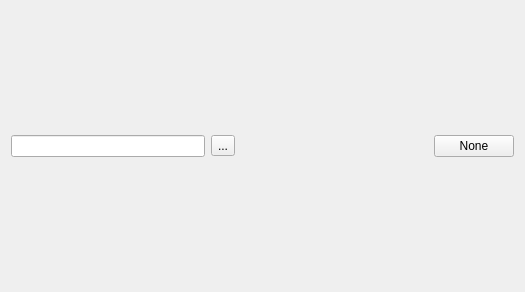
<?xml version="1.0" encoding="UTF-8"?>
<ui version="4.0">
 <class>Form</class>
 <widget class="QWidget" name="Form">
  <property name="geometry">
   <rect>
    <x>0</x>
    <y>0</y>
    <width>525</width>
    <height>292</height>
   </rect>
  </property>
  <property name="windowTitle">
   <string>Form</string>
  </property>
  <layout class="QGridLayout" name="gridLayout">
   <item row="0" column="0">
    <widget class="QLineEdit" name="lineEdit">
     <property name="sizePolicy">
      <sizepolicy hsizetype="MinimumExpanding" vsizetype="Fixed">
       <horstretch>0</horstretch>
       <verstretch>0</verstretch>
      </sizepolicy>
     </property>
     <property name="readOnly">
      <bool>true</bool>
     </property>
    </widget>
   </item>
   <item row="0" column="1">
    <widget class="QToolButton" name="toolButton">
     <property name="text">
      <string>...</string>
     </property>
    </widget>
   </item>
   <item row="0" column="2">
    <spacer name="horizontalSpacer_3">
     <property name="orientation">
      <enum>Qt::Horizontal</enum>
     </property>
     <property name="sizeHint" stdset="0">
      <size>
       <width>192</width>
       <height>30</height>
      </size>
     </property>
    </spacer>
   </item>
   <item row="0" column="3">
    <widget class="QPushButton" name="pushButton">
     <property name="text">
      <string>None</string>
     </property>
    </widget>
   </item>
  </layout>
 </widget>
 <resources/>
 <connections/>
</ui>
